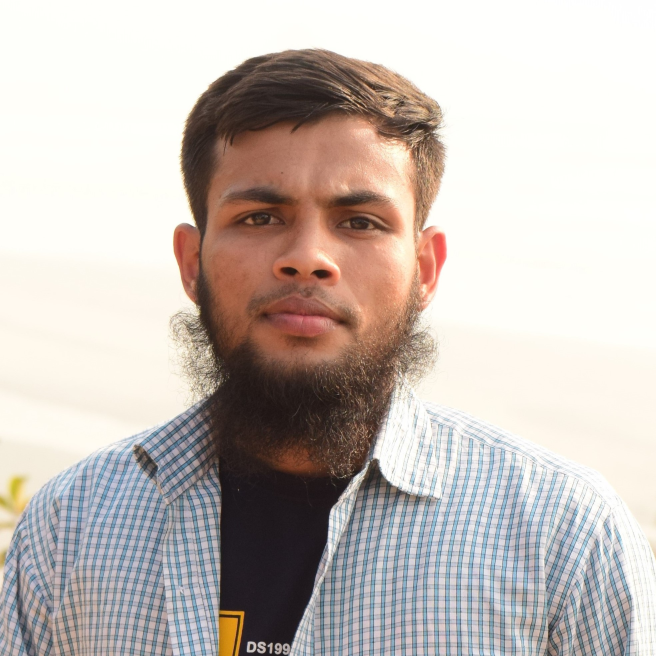
#> input picture myph2.JPG, 1968 x 1968 px, found by its file name (shown at 1/3 size)
$ python 4_a.py
#> lines starting #> are read from the running program, lines starting #| are printed output that depends on the picture
import numpy as np
import matplotlib.pyplot as plt
import cv2


def add_gaussian(img, mean = 0, stddev = 50):
    g_noise = np.random.normal(mean, stddev, img.shape)
    n_img = img + g_noise
    #n_img = np.clip(n_img,0,255)
    return n_img.astype(np.uint8)

## Butterworth filtering
def b_filtering(noisy_image,order,cut_freq):
    h,w = noisy_image.shape
    n = order
    d0 = cut_freq

    H = np.zeros_like(noisy_image,dtype=np.float32)
    freq_d_img = np.fft.fftshift(np.fft.fft2(noisy_image))

    for i in range(h):
        for j in range(w):
            d = np.sqrt( (i - (h/2))**2 + (j-(w/2)) **2)

            H[i,j] = (1 / (1 + (d/d0) **(2*n)))

    filtered_img = freq_d_img * H
    filtered_img = np.abs(np.fft.ifft2(filtered_img))
    filtered_img = filtered_img / 255

    return filtered_img


## Gaussian filtering
def g_filtering(noisy_image,cut_freq):
    h,w = noisy_image.shape
    d0 = cut_freq

    H = np.zeros_like(noisy_image,dtype=np.float32)
    f_d_img = np.fft.fftshift(np.fft.fft2(noisy_image))

    for i in range(h):
        for j in range(w):

            d = np.sqrt((i-(h/2))** 2 + (j - (w/2)) ** 2)
            H[i,j] = np.exp(- (d **2 ) / (2* d0**2))
    filter_img = f_d_img * H
    filter_img = np.abs(np.fft.ifft2(filter_img))
    filter_img = filter_img /255
    return filter_img


path = 'Digital Image Processing/myph2.jpg'

img = cv2.imread(path, 0)
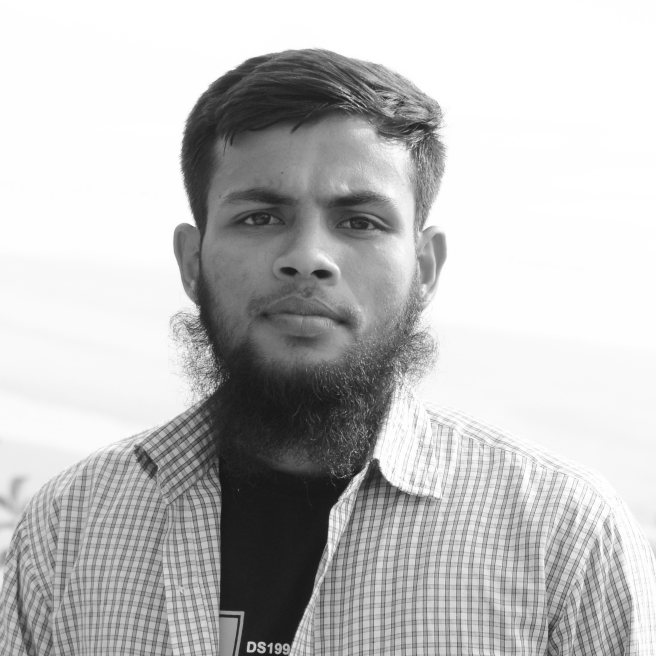
#> img: shape (1968, 1968) (shown at 1/3 size); min 19, max 255, mean 190.8
img = cv2.resize(img,(512,512))
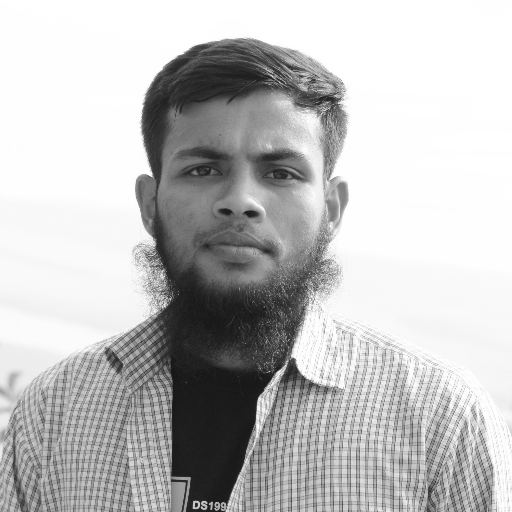
#> img: shape (512, 512); min 21, max 255, mean 190.7
##print(img.shape)


noisy_image = add_gaussian(img, mean = 0, stddev = 20)
#> in add_gaussian, `n_img = img + g_noise`:
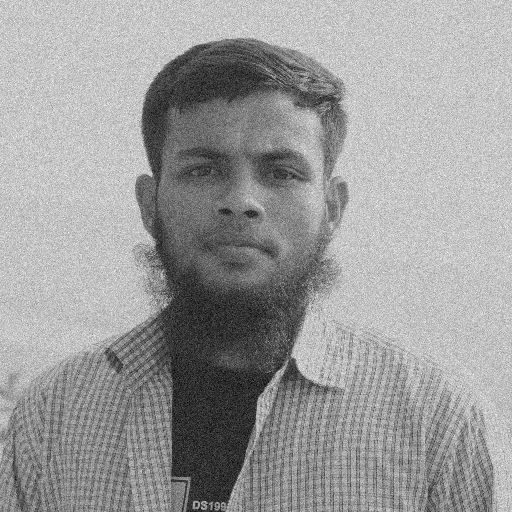
#> n_img: shape (512, 512) float64; min -42.68, max 338.8, mean 190.7; drawn with min black and max white
#> in add_gaussian, `return n_img.astype(np.uint8)`:
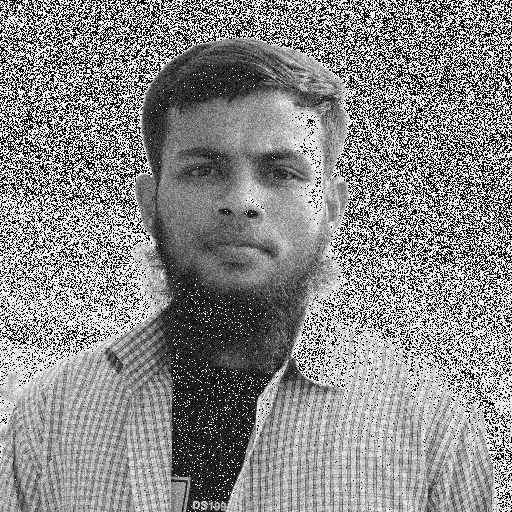
#> returned value: shape (512, 512); min 0, max 255, mean 136.9

order = 4
cut_freq = 10
b_filter = b_filtering(noisy_image,order,cut_freq)
#> after the loop in b_filtering, `for i in range(h):`:
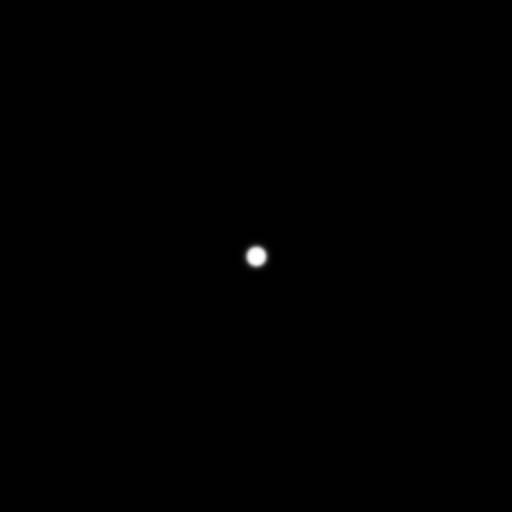
#> H: shape (512, 512) float32; min 3.39e-13, max 1, mean 0.00133
#> in b_filtering, `filtered_img = np.abs(np.fft.ifft2(filtered_img))`:
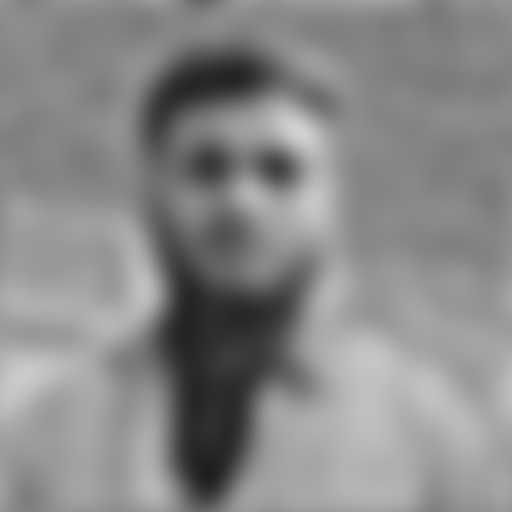
#> filtered_img: shape (512, 512) float64; min 29.97, max 210, mean 136.9

g_filter = g_filtering(noisy_image,cut_freq)


plt.subplot(2,2,1)
plt.imshow(img,cmap = 'gray')
plt.title("Original Image")

plt.subplot(2,2,2)
plt.imshow(noisy_image,cmap = 'gray')
plt.title("Noisy Image")

plt.subplot(2,2,3)
plt.imshow(b_filter,cmap = 'gray')
plt.title("Butter worth low filter Image")

plt.subplot(2,2,4)
plt.imshow(g_filter,cmap = 'gray')
plt.title("Gaussian low pass filter")

plt.show()

$ run again, with myph1.jpg copied over myph2.JPG
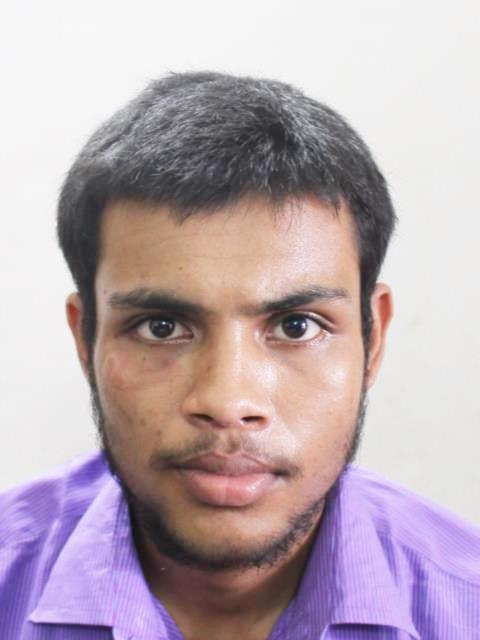
#> input picture myph1.jpg, 480 x 640 px, found by its file name
#> in add_gaussian, `return n_img.astype(np.uint8)`:
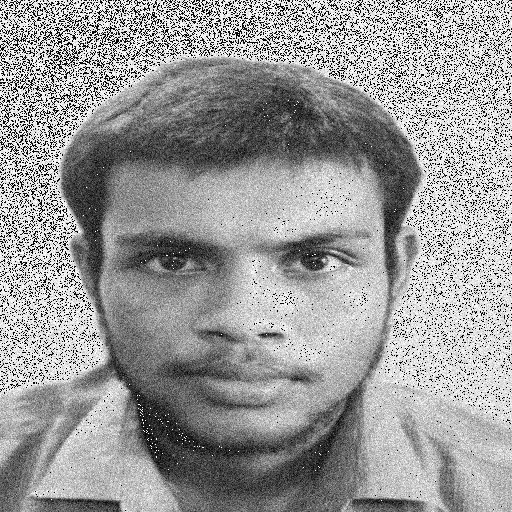
#> returned value: shape (512, 512); min 0, max 255, mean 154.4
#> in b_filtering, `filtered_img = np.abs(np.fft.ifft2(filtered_img))`:
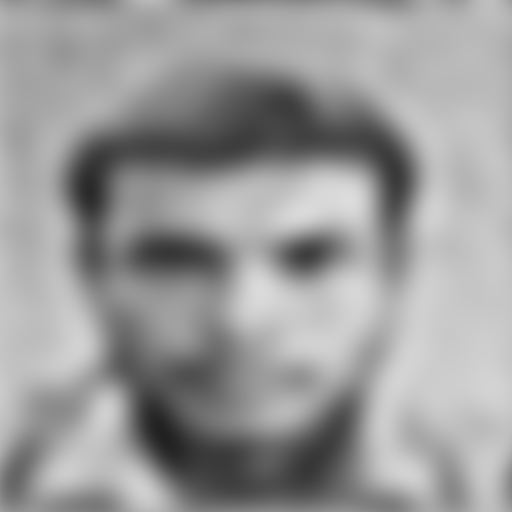
#> filtered_img: shape (512, 512) float64; min 33.32, max 220.7, mean 154.4
